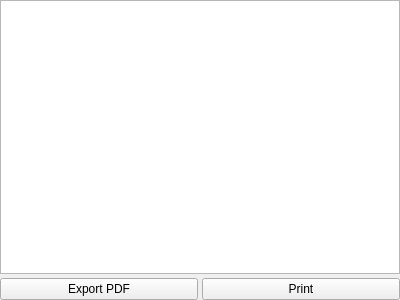
<?xml version="1.0" encoding="UTF-8"?>
<ui version="4.0">
 <class>TextEditor</class>
 <widget class="QWidget" name="TextEditor">
  <property name="geometry">
   <rect>
    <x>0</x>
    <y>0</y>
    <width>400</width>
    <height>300</height>
   </rect>
  </property>
  <property name="windowTitle">
   <string>Form</string>
  </property>
  <layout class="QGridLayout" name="gridLayout">
   <property name="leftMargin">
    <number>0</number>
   </property>
   <property name="topMargin">
    <number>0</number>
   </property>
   <property name="rightMargin">
    <number>0</number>
   </property>
   <property name="bottomMargin">
    <number>0</number>
   </property>
   <property name="spacing">
    <number>4</number>
   </property>
   <item row="1" column="0">
    <widget class="QPushButton" name="m_button_export">
     <property name="text">
      <string>Export PDF</string>
     </property>
    </widget>
   </item>
   <item row="1" column="1">
    <widget class="QPushButton" name="m_button_print">
     <property name="text">
      <string>Print</string>
     </property>
    </widget>
   </item>
   <item row="0" column="0" colspan="2">
    <widget class="QTextEdit" name="m_text_edit"/>
   </item>
  </layout>
 </widget>
 <resources/>
 <connections/>
</ui>
